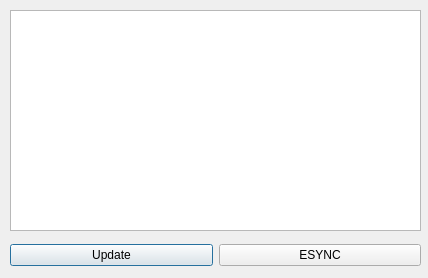
<?xml version="1.0" encoding="UTF-8"?>
<ui version="4.0">
 <class>DialogStatusInfo</class>
 <widget class="QDialog" name="DialogStatusInfo">
  <property name="geometry">
   <rect>
    <x>0</x>
    <y>0</y>
    <width>428</width>
    <height>278</height>
   </rect>
  </property>
  <property name="windowTitle">
   <string>Status Info</string>
  </property>
  <widget class="QTextBrowser" name="textBrowser">
   <property name="geometry">
    <rect>
     <x>10</x>
     <y>10</y>
     <width>411</width>
     <height>221</height>
    </rect>
   </property>
  </widget>
  <widget class="QWidget" name="">
   <property name="geometry">
    <rect>
     <x>10</x>
     <y>240</y>
     <width>411</width>
     <height>30</height>
    </rect>
   </property>
   <layout class="QHBoxLayout" name="horizontalLayout">
    <item>
     <widget class="QPushButton" name="btnUpdate">
      <property name="text">
       <string>Update</string>
      </property>
     </widget>
    </item>
    <item>
     <widget class="QPushButton" name="btnEsync">
      <property name="text">
       <string>ESYNC</string>
      </property>
     </widget>
    </item>
   </layout>
  </widget>
 </widget>
 <resources/>
 <connections/>
</ui>
